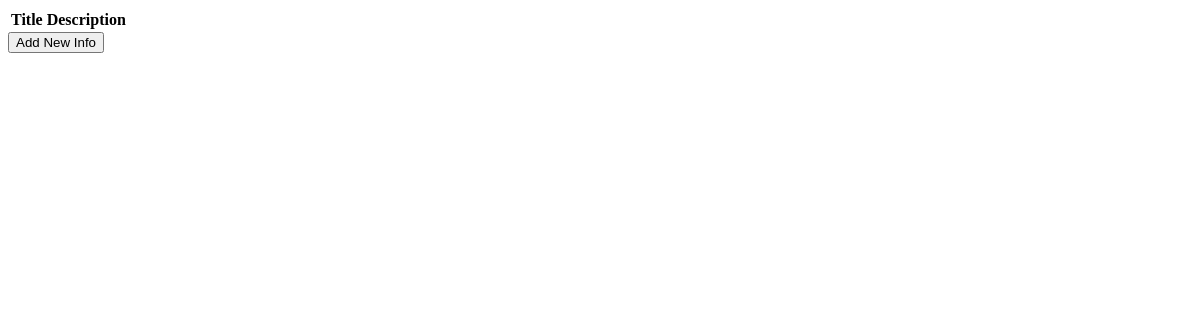
/posts/list, run on an earlier commit of the app's database.
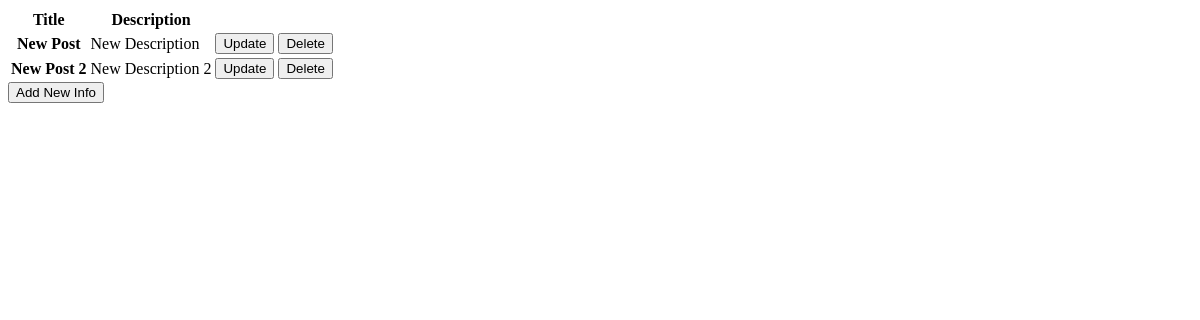
And on a later commit of the database.
### posts/models.py (models this page shows, shortened)
class Post(models.Model):
    title = models.CharField(max_length=255)
    description = models.CharField(max_length=500)

### posts/views.py (the view)
# urls.py: path('list', views.posts_list, name='posts_list'),
def posts_list(request):
    posts = Post.objects.all()
    context = {
        'posts': posts,
    }
    return render(request, 'post/list.html', context)

### posts/templates/post/list.html
<table class="table table-striped">
  <thead>
    <tr>
      <th scope="col">Title</th>
      <th scope="col">Description</th>
    </tr>
  </thead>
  <tbody>
    {% for post in posts %}
    <tr>
      <th scope="row">{{ post.title }}</th>
      <td>{{ post.description }}</td>
      <td>
        <a href="{% url 'post_update' post.id %}"
          ><button type="button" class="btn btn-primary">Update</button></a
        >
      </td>
      <td>
        <a href="{% url 'post_delete' post.id %}"
          ><button type="button" class="btn btn-primary">Delete</button></a
        >
      </td>
    </tr>
    {% endfor %}
  </tbody>
</table>
<div class="text-center">
  <a href="{% url 'post_create' %}"
    ><button type="button" class="btn btn-primary">Add New Info</button></a
  >
</div>

What changed in the data, as far as the page shows it:
added Post: title "New Post", description "New Description"
added Post: title "New Post 2", description "New Description 2"
